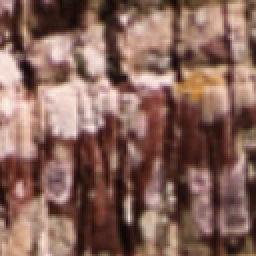
#> input picture T1/Vistex/c001_002.png, 128 x 128 px (shown 2 times larger); its folder holds 4 pictures in this run
$ python histQuantizado_pdf_hsv.py
#> lines starting #> are read from the running program, lines starting #| are printed output that depends on the picture; after the words box and inside, x2 and y2 are one past the last pixel; in counts of white or black regions, pixels touching at a corner belong together
#> the answer given: 1
import numpy as np
from PIL import Image, ImageOps
import os
from pathlib import Path

dir_script = Path(__file__).resolve().parent
pasta_imagens = dir_script.parent.parent / "Vistex"

def quantizar(hist):
    histograma_quantizado = np.array([])

    for c in range(0,256,2):
       histograma_quantizado = np.append(histograma_quantizado, hist[c:c+2].sum())

    return histograma_quantizado

def calcula_pdf(idx):
#> called with idx = 0
    img = Image.open(pasta_imagens / pngs[idx]).convert('HSV')
#> img: PIL image 128x128 HSV; mean H, S, V 25.6, 98.1, 133.2
    h,s,v = img.split()
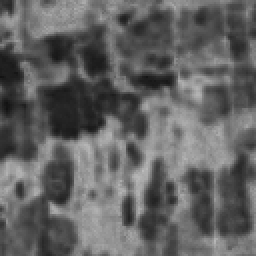
#> s: PIL image 128x128 L (shown 2 times larger); min 18, max 188, mean 98.1
    v_eq = ImageOps.equalize(v)
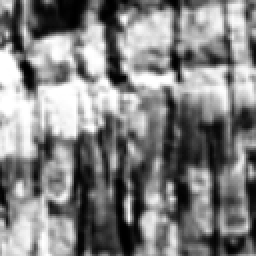
#> v_eq: PIL image 128x128 L (shown 2 times larger); min 0, max 255, mean 129.4
    hist_h = np.array(h.histogram())
#> hist_h = 256 values, max 1158 at index 6, min 0 at index 29, mean 64
    hist_s = np.array(s.histogram())
#> hist_s = 256 values, max 197 at index 127, min 0 at index 0, mean 64
    hist_v = np.array(v_eq.histogram())
#> hist_v = 256 values, max 318 at index 255, min 0 at index 16, mean 64

    hist_h_quantizado = quantizar(hist_h)
#> the loop in quantizar, `for c in range(0,256,2):` made 128 passes
#> histograma_quantizado on passes 1 to 10: [836], [836, 1110], [836, 1110, 1547], [836, 1110, 1547, 2316], [836, 1110, 1547, 2316, 2111], [836, 1110, 1547, 2316, 2111, 1553], [836, 1110, 1547, 2316, 2111, 1553, 1636], [836, 1110, 1547, 2316, 2111, 1553, 1636, 1447], [836, 1110, 1547, 2316, 2111, 1553, 1636, 1447, 1263], [836, 1110, 1547, 2316, 2111, 1553, 1636, 1447, 1263, 876]
#> after the loop in quantizar, `for c in range(0,256,2):`: histograma_quantizado = 128 values, max 2316 at index 3, min 0 at index 17, mean 128
#> hist_h_quantizado has the same summary as histograma_quantizado in quantizar
    hist_s_quantizado = quantizar(hist_s)
#> the loop in quantizar (call 2), `for c in range(0,256,2):` made 128 passes
#> histograma_quantizado on passes 1 to 12: [0], [0, 0], [0, 0, 0], [0, 0, 0, 0], [0, 0, 0, 0, 0], [0, 0, 0, 0, 0, 0], [0, 0, 0, 0, 0, 0, 0], [0, 0, 0, 0, 0, 0, 0, 0], [0, 0, 0, 0, 0, 0, 0, 0, 0], [0, 0, 0, 0, 0, 0, 0, 0, 0, 3], [0, 0, 0, 0, 0, 0, 0, 0, 0, 3, 4], [0, 0, 0, 0, 0, 0, 0, 0, 0, 3, 4, 10]
#> hist_s_quantizado = 128 values, max 357 at index 38, min 0 at index 0, mean 128
    hist_v_quantizado = quantizar(hist_v)
#> hist_v_quantizado = 128 values, max 399 at index 127, min 56 at index 8, mean 128

    pdf_h = hist_h_quantizado / hist_h_quantizado.sum()
#> pdf_h = 128 values, max 0.141 at index 3, min 0 at index 17, mean 0.00781
    pdf_s = hist_s_quantizado / hist_s_quantizado.sum()
#> pdf_s = 128 values, max 0.0218 at index 38, min 0 at index 0, mean 0.00781
    pdf_v = hist_v_quantizado / hist_v_quantizado.sum()
#> pdf_v = 128 values, max 0.0244 at index 127, min 0.00342 at index 8, mean 0.00781

    return np.concatenate([pdf_h, pdf_s, pdf_v])

if __name__ == "__main__":
    pngs = sorted(os.listdir(pasta_imagens))
    pngs_array = np.array(pngs)
    n = int(input("Entrada N definida no trabalho (escolha de preferência um número ímpar): "))
    matriz = np.zeros((864, 864))

    qualidade_do_programa = 0
    print("")

    for i in range(864):

        pdf_entrada = calcula_pdf(i)
#> pdf_entrada = 384 values, max 0.141 at index 3, min 0 at index 17, mean 0.00781

        for j in range(i+1,864,1):
            pdf_busca = calcula_pdf(j)
#> call 2 of calcula_pdf, with idx = 1
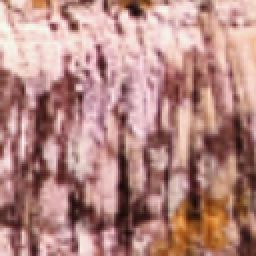
#> input picture T1/Vistex/c001_013.png, 128 x 128 px (shown 2 times larger)
#> in calcula_pdf (call 2), `img = Image.open(pasta_imagens / pngs[idx]).convert('HSV')`: img: PIL image 128x128 HSV; mean H, S, V 72.8, 81.2, 179.7
#> in calcula_pdf (call 2), `h,s,v = img.split()`:
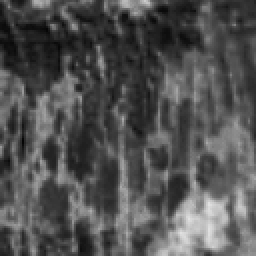
#> s: PIL image 128x128 L (shown 2 times larger); min 5, max 226, mean 81.2
#> in calcula_pdf (call 2), `h,s,v = img.split()`:
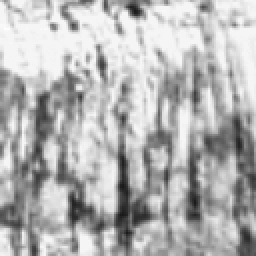
#> v: PIL image 128x128 L (shown 2 times larger); min 25, max 254, mean 179.7
#> in calcula_pdf (call 2), `v_eq = ImageOps.equalize(v)`:
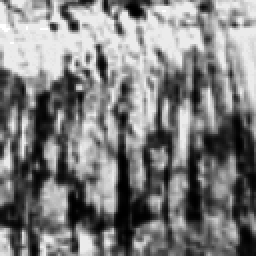
#> v_eq: PIL image 128x128 L (shown 2 times larger); min 0, max 255, mean 126.5
#> in calcula_pdf (call 2), `hist_h = np.array(h.histogram())`: hist_h = 256 values, max 1271 at index 0, min 0 at index 38, mean 64
#> in calcula_pdf (call 2), `hist_s = np.array(s.histogram())`: hist_s = 256 values, max 252 at index 51, min 0 at index 0, mean 64
#> in calcula_pdf (call 2), `hist_v = np.array(v_eq.histogram())`: hist_v = 256 values, max 1325 at index 235, min 0 at index 38, mean 64
#> in calcula_pdf (call 2), `hist_h_quantizado = quantizar(hist_h)`: hist_h_quantizado = 128 values, max 2145 at index 0, min 0 at index 20, mean 128
#> in calcula_pdf (call 2), `hist_s_quantizado = quantizar(hist_s)`: hist_s_quantizado = 128 values, max 434 at index 22, min 0 at index 0, mean 128
#> in calcula_pdf (call 2), `hist_v_quantizado = quantizar(hist_v)`: hist_v_quantizado = 128 values, max 1325 at index 117, min 0 at index 33, mean 128
#> in calcula_pdf (call 2), `pdf_h = hist_h_quantizado / hist_h_quantizado.sum()`: pdf_h = 128 values, max 0.131 at index 0, min 0 at index 20, mean 0.00781
#> in calcula_pdf (call 2), `pdf_s = hist_s_quantizado / hist_s_quantizado.sum()`: pdf_s = 128 values, max 0.0265 at index 22, min 0 at index 0, mean 0.00781
#> in calcula_pdf (call 2), `pdf_v = hist_v_quantizado / hist_v_quantizado.sum()`: pdf_v = 128 values, max 0.0809 at index 117, min 0 at index 33, mean 0.00781
#> pdf_busca = 384 values, max 0.131 at index 0, min 0 at index 20, mean 0.00781

            distancia = np.sqrt(np.sum((pdf_entrada - pdf_busca) ** 2))
#> distancia = 0.208

            matriz[i][j] = distancia
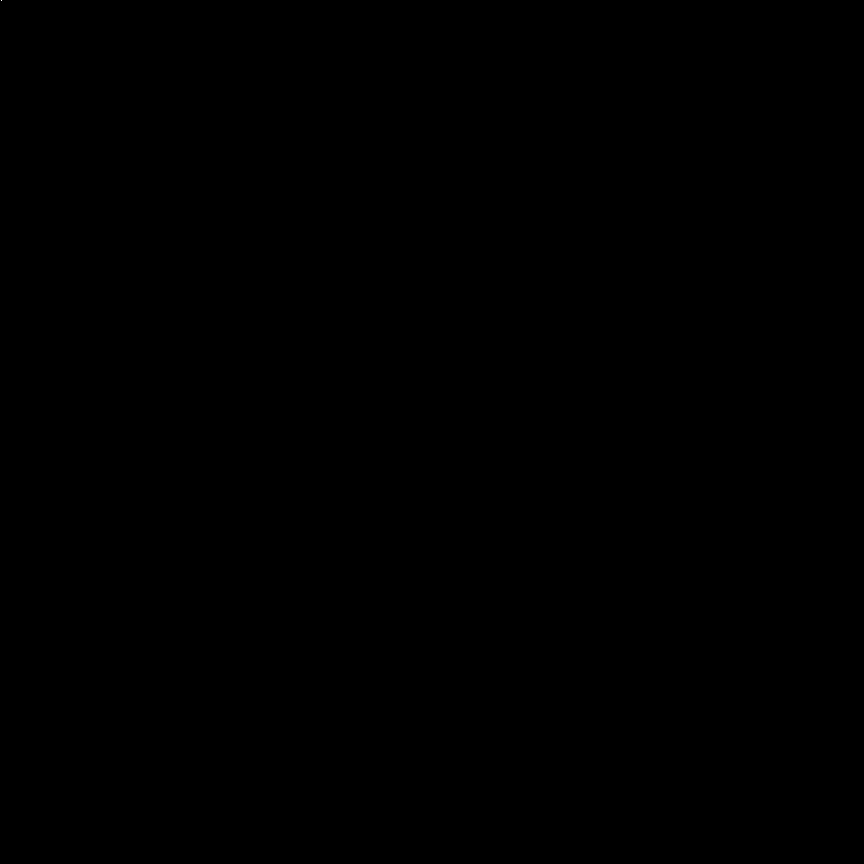
#> matriz: shape (864, 864) float64; values 0 (black) and 0.208 (white), 0% white in thin lines or dots, all inside (x1, y1, x2, y2) = (1, 0, 2, 1)
            matriz[j][i] = distancia
#> matriz: shape (864, 864) float64; values 0 (black) and 0.208 (white), 0% white in thin lines or dots, all inside (x1, y1, x2, y2) = (0, 0, 2, 2)
#> (the run stopped early here; a loop or call above may not have finished)
